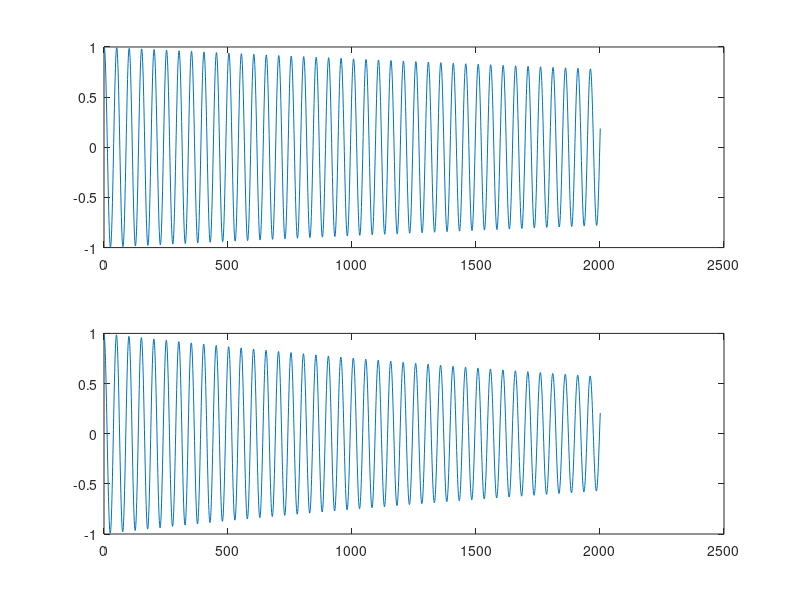

The MATLAB source for this figure:
clear;
srate = 8000;
m=0.001;
k=1000;
r=0.002;
oversamp = 50;
T=1/(srate*oversamp);
tmp = m+(T*r)+(T^2*k);
coeff1 = (2*m+T*r)/tmp;
coeff2 = -m/tmp;
y = [0 1 0];
for i = 0:(2000)
    t=i/srate;
    ideal(i+1) = exp(-t)*cos(1000*t);
    for j =0:(oversamp-1)
        y(1)=y(2)*coeff1+y(3)*coeff2;
        y(3)=y(2);
        y(2)=y(1);
    end
    appr(i+1) = y(2)-y(3);
end
subplot(2,1,1);
plot(ideal);
subplot(2,1,2);
plot(appr);
